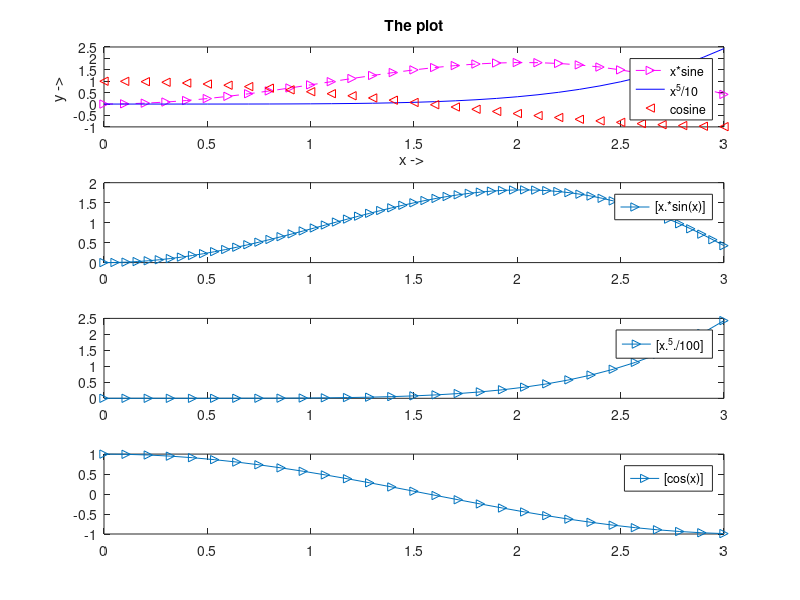

Source code (MATLAB):
x=0:0.01:3;
y=x.^5/10;
a=x.*sin(x);
b=cos(x);
plot(x,y,x,a,':b',x,b,'-.m')
title('My plot')
legend('f1=x^5/10','f2=x*sin(x)','f3=cos(x)')



%---varianta 2---
x=0:0.1:3; %generates an array with first el 0 last 3 and the common difference between elements is 0.1 like an arithmetic progresion
subplot(4,1,1)
plot(x,x.*sin(x),'-->m',x,x.^5/100,'b',x,cos(x),'<r')  %for each x y pair assigns a special line style...
xlabel("x -> ")  %labels the x-axis 
ylabel("y -> ")  %labels the y-axis
legend("x*sine", "x^5/10", "cosine")   %sets the legend tables
title("The plot")
subplot(4,1,2)
fplot("[x*sin(x)]", [0, 3], ".->")   % plots the function for the interal
subplot(4,1,3)
fplot("[x^5/100]", [0, 3], '.->')
subplot(4,1,4)
fplot("[cos(x)]", [0, 3], '.->')